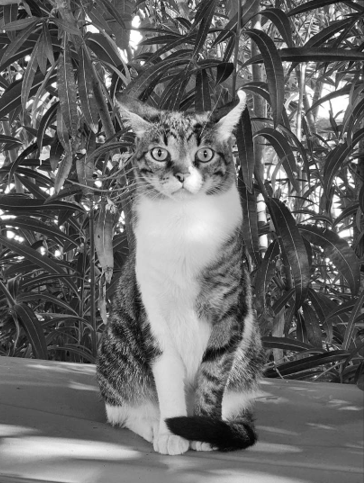
#> input picture img_process/files/smeagol_gray_img.png, 364 x 483 px, found by its file name
$ python post-process.py
#> lines starting #> are read from the running program, lines starting #| are printed output that depends on the picture
### img_process/my_functions.py
#
# various functions used in image manipulation
#
import numpy as np
import copy
from skimage.metrics import structural_similarity as ssim
#
#############

# add padding around image to not lose pixel info in filter calcs
def add_padd(og_image, og_width, og_height, pad):

    # add padding (0) around image
    # np.pad((top, bottom), (left, right))

    # simple 3x3: 1 || cascaade3x3: 2 || simple5x5: 2 || cascade5x5: 4
    image = np.pad(og_image, ((pad, pad), (pad, pad)), mode='constant', constant_values=0)

    width = og_width + 2*pad
    height = og_height + 2*pad

    return image, width, height
#######

# metrics to compare image similarity
# MSE, RMSE, PSNR, SSIM
# [38 lines left out: function compare_img_metrics, not called in this run]
#######

### img_process/custom_filters.py
#
# custom implementation of image filters
#
import numpy as np
import math
#
#############


# [215 lines left out: functions sobel_filter, exact_gaussian_blur, gaussian_blur, not called in this run]
######

def cascade(image, width, height, windowSize):

    if windowSize == 3:

        ###########
        ## Gaussian Blur - 1st filter

        #pixel weights - depends on distance from center
        # they add up to 1 -> no change in brightness only blur
        weights = np.array([[0.044919223, 0.122103110, 0.044919223],
                            [0.122103110, 0.331910670, 0.122103110],
                            [0.044919223, 0.122103110, 0.044919223]], dtype=np.float32)

        #init filtered img as black(0)
        gauss_filtered_img = np.zeros((height-2, width-2), dtype=np.float32) #unsigned 8bit int - 0to255 grayscale

        # !!! array[row_index][column_index] && row=height col=width
        for row in range(1, height-1): #run from 1 until end-1 to leave padd out|| same with verilog
            for col in range(1, width-1): #run from 1 until end-1 to leave padd out|| same with verilog

                #take the 3x3 window
                #signed 32bit int - correction for multiplying with neg(-)
                img_win = image[row-1:row+2, col-1:col+2].astype(np.float32)
                #arr[row-1:row+2, col-1:col+2] => row-1 to row+1, col-1 to col+1 => 9 vals
                #if indexing like that outofbounds -> shows full array and no error

                #calculate center pixel value
                G = np.sum(weights*img_win)

                #change center pixel in filtered img array
                gauss_filtered_img[row-1][col-1] = G #center is -1 from curr


        # take new dimensions: h_s = h-2, w_s = w-2
        (height_s, width_s) = gauss_filtered_img.shape[0:2]


        ###########
        ## Sobel - 2nd filter

        #filter matrixes
        kx = np.array([[1, 0, -1], [2, 0, -2], [1, 0, -1]], dtype=np.float32)
        ky = np.array([[1, 2, 1],  [0, 0, 0],  [-1, -2, -1]], dtype=np.float32)

        #init filtered img as black(0)
        final_filtered_img = np.zeros((height_s-2, width_s-2), dtype=np.uint8) #unsigned 8bit int - 0to255 grayscale
        #filtered_img = copy.deepcopy(image)
        # !!! array[row_index][column_index] && row=height col=width
        for row in range(1, height_s-1): #run from 1 until end-1 to leave padd out|| same with verilog
            for col in range(1, width_s-1): #run from 1 until end-1 to leave padd out|| same with verilog

                #take the 3x3 window
                #signed 32bit int - correction for multiplying with neg(-)
                img_win = gauss_filtered_img[row-1:row+2, col-1:col+2].astype(np.float32)
                #arr[row-1:row+2, col-1:col+2] => row-1 to row+1, col-1 to col+1 => 9 vals
                #if indexing like that outofbounds -> shows full array and no error

                #calculate gradients
                Gx = np.sum(img_win * kx)
                Gy = np.sum(img_win * ky)
                G = abs(Gx) + abs(Gy)

                G = G /8 #scale by 2^3 = 8
                G = np.trunc(G)

                #saturation of values - cutoff
                if G > 255: #max val
                    G = 255
                elif G < 0:
                    G = 0

                #change center pixel in filtered img array
                final_filtered_img[row-1][col-1] = G #center is -1 from curr


    if windowSize == 5:

        ###########
        ## Gaussian Blur - 1st filter

        #pixel weights - depends on distance from center
        # they add up to 1 -> no change in brightness only blur
        weights = np.array([[0.002969017, 0.013306210, 0.021938231, 0.013306210, 0.002969017],
                            [0.013306210, 0.059634294, 0.098320328, 0.059634294, 0.013306210],
                            [0.021938231, 0.098320328, 0.162102818, 0.098320328, 0.021938231],
                            [0.013306210, 0.059634294, 0.098320328, 0.059634294, 0.013306210],
                            [0.002969017, 0.013306210, 0.021938231, 0.013306210, 0.002969017]], dtype=np.float32)

        #init filtered img as black(0)
        gauss_filtered_img = np.zeros((height-4, width-4), dtype=np.float32) #unsigned 8bit int - 0to255 grayscale

        # !!! array[row_index][column_index] && row=height col=width
        for row in range(2, height-2): #run from 1 until end-1 to leave padd out|| same with verilog
            for col in range(2, width-2): #run from 1 until end-1 to leave padd out|| same with verilog

                #take the 3x3 window
                #signed 32bit int - correction for multiplying with neg(-)
                img_win = image[row-2:row+3, col-2:col+3].astype(np.float32)
                #arr[row-1:row+2, col-1:col+2] => row-1 to row+1, col-1 to col+1 => 9 vals
                #if indexing like that outofbounds -> shows full array and no error

                #calculate center pixel value
                G = np.sum(weights*img_win)

                #change center pixel in filtered img array
                gauss_filtered_img[row-2][col-2] = G #center is -1 from curr


        # take new dimensions: h_s = h-2, w_s = w-2
        (height_s, width_s) = gauss_filtered_img.shape[0:2]


        ###########
        ## Sobel - 2nd filter

        #filter matrixes
        #filter matrixes
        kx = np.array([[-1, -2, 0, 2, 1], [-4, -8, 0, 8, 4], [-6, -12, 0, 12, 6], [-4, -8, 0, 8, 4], [-1, -2, 0, 2, 1]], dtype=np.float32)
        ky = np.array([[1, 4, 6, 4, 1], [2, 8, 12, 8, 2], [0, 0, 0, 0, 0], [-2, -8, -12, -8, -2], [-1, -4, -6, -4, -1]], dtype=np.float32)

        #init filtered img as black(0)
        final_filtered_img = np.zeros((height_s-4, width_s-4), dtype=np.uint8) #unsigned 8bit int - 0to255 grayscale
        #filtered_img = copy.deepcopy(image)
        # !!! array[row_index][column_index] && row=height col=width
        for row in range(2, height_s-2): #run from 1 until end-1 to leave padd out|| same with verilog
            for col in range(2, width_s-2): #run from 1 until end-1 to leave padd out|| same with verilog

                #take the 3x3 window
                #signed 32bit int - correction for multiplying with neg(-)
                img_win = gauss_filtered_img[row-2:row+3, col-2:col+3].astype(np.float32)
                #arr[row-1:row+2, col-1:col+2] => row-1 to row+1, col-1 to col+1 => 9 vals
                #if indexing like that outofbounds -> shows full array and no error

                #calculate gradients
                Gx = np.sum(img_win * kx)
                Gy = np.sum(img_win * ky)
                G = abs(Gx) + abs(Gy)

                G = G /64 #scale by 2^3 = 8
                G = np.trunc(G)

                #saturation of values - cutoff
                if G > 255: #max val
                    G = 255
                elif G < 0:
                    G = 0

                #change center pixel in filtered img array
                final_filtered_img[row-2][col-2] = G #center is -1 from curr

    return final_filtered_img
######


#def cascade(image, width, height, windowSize):
#
#    ## Gaussian Blur - 1st filter
#    filtered_img_gb = gaussian_blur(image, width, height, windowSize)
#
#    # take new dimensions: h_s = h-2, w_s = w-2
#    (height_s, width_s) = filtered_img_gb.shape[0:2]
#
#    ## Sobel - 2nd filter
#    filtered_img_final = sobel_filter(filtered_img_gb, width_s, height_s, windowSize)
#
#    return filtered_img_final
#######

### img_process/post-process.py
#
# takes verilog output - recreates image
# applies filter with python
# compares images
#
import cv2
import numpy as np
import os
import matplotlib.pyplot as plt
#
import sys
sys.path.append('../img_process') #add path for py files
import my_functions
import custom_filters
#############

### file path
path = '../files/'

#######################################
#### file names for cases
img_case = 'smeagol_'

#win_size = '3x3'
win_size = '5x5'

#f_case = 'int_shift'
f_case = 'ieee'

#filter = 'sobel'
#filter = 'gaussblur'
filter = 'cascade'

#######################################
verilog_input_path = path + img_case + "verilog_out_" + filter + win_size + "_" + f_case + ".txt"
verilog_img_recreate_path = path + img_case + "verilog_rec_" + filter + win_size + "_" + f_case + ".png"

og_img_path = path + img_case + 'test_img.png'
gray_img_path = path + img_case + 'gray_img.png'
py_img_filter_path = path + img_case +"py_img_" + filter + win_size + ".png"

#######################################
#### window size

if win_size == '3x3':
    N = 3
elif win_size == '5x5':
    N = 5

#### padding size
if filter == 'cascade': #cascaded filters need double padding
    pad = int(((N-1)/2) * 2)
else:
    pad = int((N-1)/2)

#######################################
#### add padding - fix image size
gray_img = cv2.imread(gray_img_path, cv2.IMREAD_GRAYSCALE)
#> gray_img is the input picture: shape (483, 364); min 2, max 255, mean 104.4
(row, col) = gray_img.shape[0:2]
#> row = 483; col = 364
padd_img, width, height = my_functions.add_padd(gray_img, col, row, pad) #col=width, row=height
#> in add_padd, `image = np.pad(og_image, ((pad, pad), (pad, pad)), mode='constant', co..`:
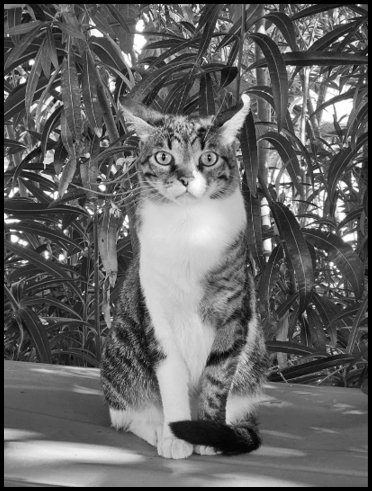
#> image: shape (491, 372); min 0, max 255, mean 100.5
#> width = 372; height = 491


#######################################
#### apply custom filter

if filter == 'sobel':
    py_img_filter = custom_filters.sobel_filter(padd_img, width, height, N)

elif filter == 'gaussblur':
    py_img_filter = custom_filters.exact_gaussian_blur(padd_img, width, height, N)

elif filter == 'cascade':
    py_img_filter = custom_filters.cascade(padd_img, width, height, N)
#> after the loop in cascade, `for row in range(2, height-2):`:
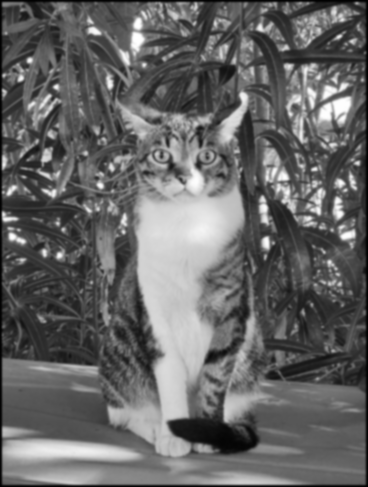
#> gauss_filtered_img: shape (487, 368) float32; min 0.137, max 255, mean 102.4
#> in cascade, `kx = np.array([[-1, -2, 0, 2, 1], [-4, -8, 0, 8, 4], [-6, -12, 0, 12, ..`: kx = [[-1, -2, 0, 2, 1], [-4, -8, 0, 8, 4], [-6, -12, 0, 12, 6], [-4, -8, 0, 8, 4], [-1, -2, 0, 2, 1]]
#> in cascade, `ky = np.array([[1, 4, 6, 4, 1], [2, 8, 12, 8, 2], [0, 0, 0, 0, 0], [-2..`: ky = [[1, 4, 6, 4, 1], [2, 8, 12, 8, 2], [0, 0, 0, 0, 0], [-2, -8, -12, -8, -2], [-1, -4, -6, -4, -1]]
#> after the loop in cascade, `for row in range(2, height_s-2):`:
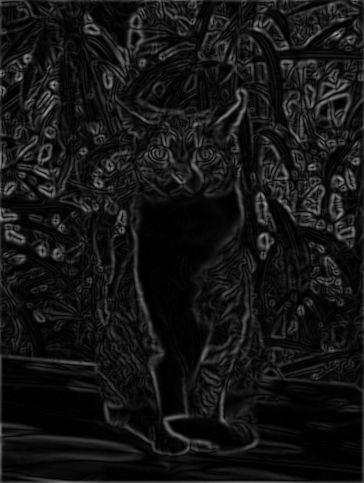
#> final_filtered_img: shape (483, 364); min 0, max 153, mean 20.6

cv2.imwrite(py_img_filter_path, py_img_filter)
cv2.imshow('Python Filter - ' + filter + ' ' + win_size, py_img_filter)
cv2.waitKey(0)

# keep img for calcs
py_img_filter = cv2.imread(py_img_filter_path, cv2.IMREAD_GRAYSCALE)


#######################################
#### Verilog image reconstruction

# get pixels
ver_pixels = []
#> (the run stopped early here; a loop or call above may not have finished)
